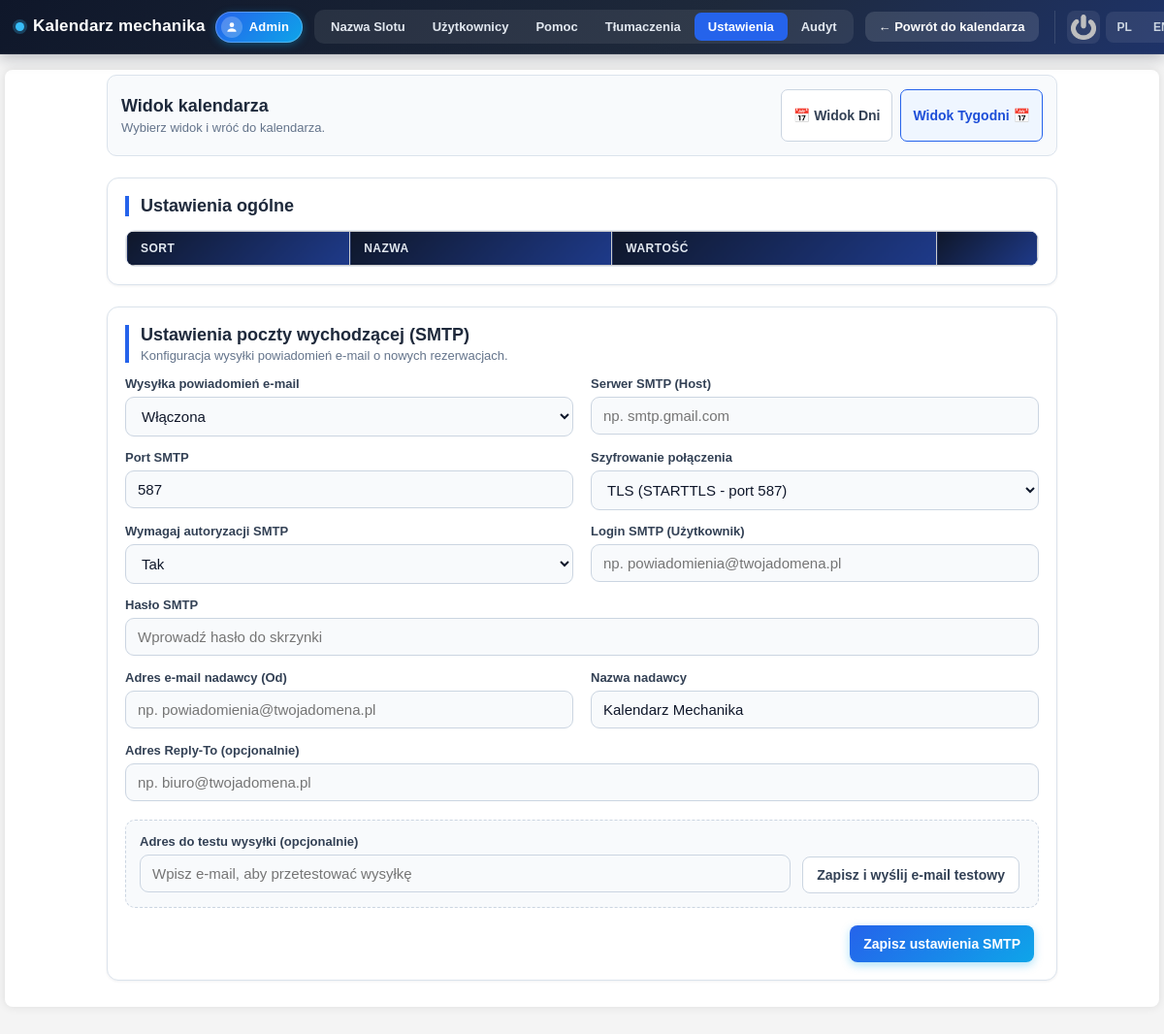
The app's page /settings/index.php (signed in), older data.
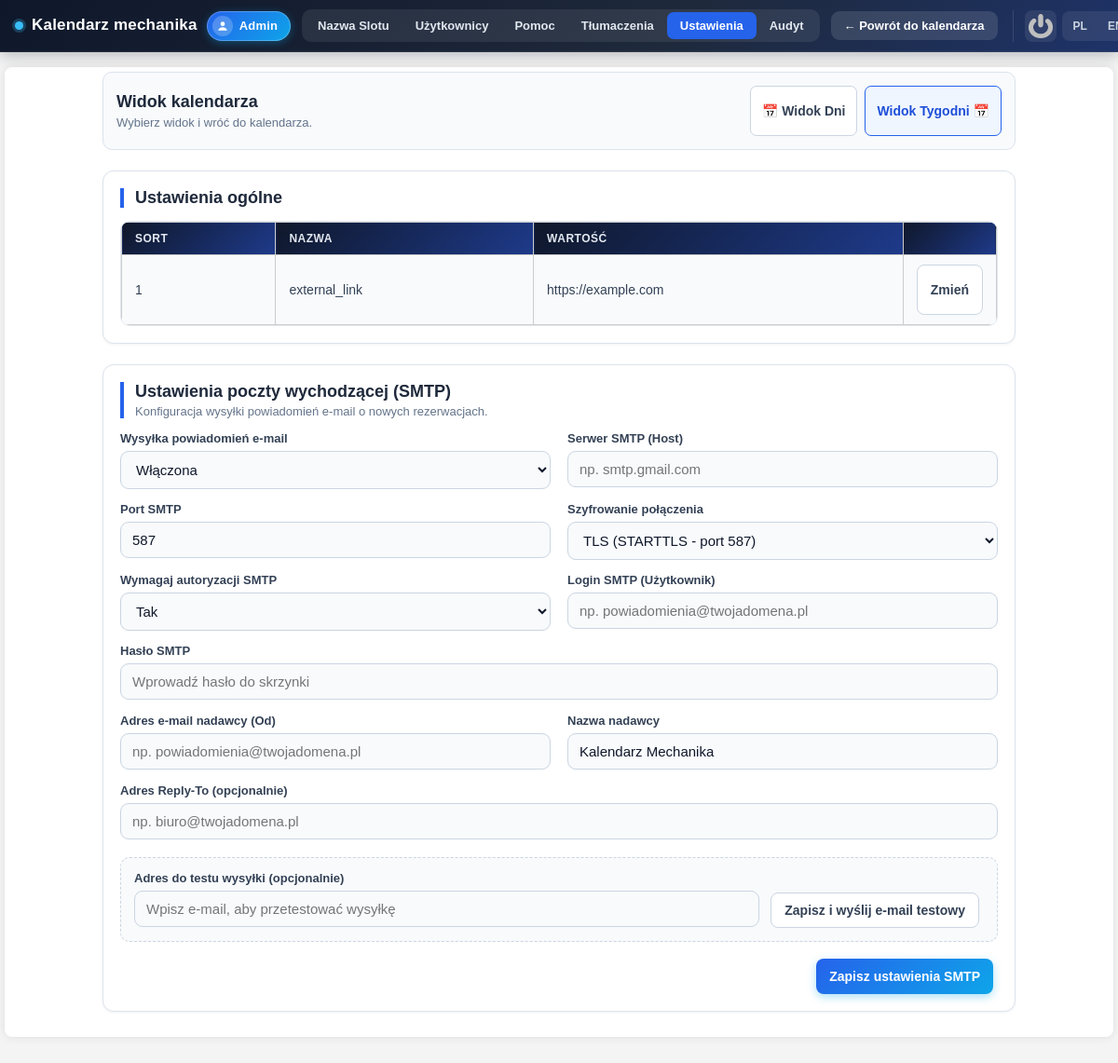
The same page, newer data.
### tables this page shows
CREATE TABLE `settings` (
  `sys_id` int(11) NOT NULL,
  `sys_submiter` varchar(255) NOT NULL,
  `sys_createdate` datetime NOT NULL DEFAULT current_timestamp(),
  `sys_updatedby` varchar(255) NOT NULL,
  `sys_updatedate` datetime NOT NULL DEFAULT '0000-00-00 00:00:00' ON UPDATE current_timestamp(),
  `status` int(11) NOT NULL,
  `setting_number` int(11) NOT NULL,
  `setting_name` varchar(255) NOT NULL,
  `setting_values` varchar(255) NOT NULL,
  `setting_sort` int(11) NOT NULL,
  `setting_locale` varchar(10) NOT NULL
);

### sys-backend/db_connect.php (called while the page is built, shortened)
<?php
$conn = new mysqli($servername, $username, $password, $dbname);
if (!empty($_SESSION['logged_in']) && !empty($_SESSION['user_id'])) {
    $sessStmt = $conn->prepare('SELECT user_login, user_permissions, user_status FROM users WHERE user_id = ?');
    if ($sessStmt) {
        $userName = $_SESSION['name'];
    }
}
?>

### sys-backend/security.php (called while the page is built, shortened)
<?php
function esc($value): string
{
    return htmlspecialchars((string)$value, ENT_QUOTES | ENT_SUBSTITUTE, 'UTF-8');
}

### settings/index.php (shortened to what this page needs)
<?php
require_once __DIR__ . '/../sys-backend/db_connect.php';
$activeTab = $_SESSION['active_tab'] ?? '1';
?>
<!DOCTYPE html PUBLIC "-//W3C//DTD XHTML 1.0 Transitional//EN" "http://www.w3.org/TR/xhtml1/DTD/xhtml1-transitional.dtd">
<html xmlns="http://www.w3.org/1999/xhtml" xml:lang="pl" lang="pl">
<head>
    <link rel="stylesheet" href="../newstyle.css?v=<?php echo filemtime(__DIR__ . '/../newstyle.css'); ?>" />
</head>
<body>
    <?php
    include "../sys-backend/lang.php";
    $languageControls = ob_get_clean();
    ?>
    <div id="header" class="calendar-header">
        <div class="calendar-toolbar">
            <div class="calendar-toolbar-row calendar-toolbar-primary">
                <h3 class="desktop-toolbar-title">
                    <span class="brand-name"><?php echo htmlspecialchars($lang_WebTitle ?? 'Kalendarz', ENT_QUOTES, 'UTF-8'); ?></span>
                    <span class="brand-user"><?php echo htmlspecialchars((string) $userName, ENT_QUOTES, 'UTF-8'); ?></span>
                </h3>
                <div class="tabs desktop-calendar-nav">
                    <div class="tab" data-tab="1"><?php echo esc($lang_slot_name) ?></div>
                    <div class="tab" data-tab="2"><?php echo esc($lang_users) ?></div>
                    <div class="tab" data-tab="3"><?php echo esc($lang_help) ?></div>
                    <div class="tab" data-tab="4"><?php echo esc($lang_slot_translations) ?></div>
                    <div class="tab" data-tab="5"><?php echo esc($lang_settings) ?></div>
                    <div class="tab" data-tab="6">Audyt</div>
                </div>
                <div class="desktop-toolbar-actions">
                    <a href="../table/index.php" class="button desktop-toolbar-external-link" data-tab="0">← <?php echo esc($lang_back) ?></a>
                </div>
                <div class="calendar-header-tools">
                    <?php echo $languageControls; ?>
                </div>
            </div>
        </div>
    </div>
    <div id="wrapper">
        <div id="content">
                <?php include "translations.php"; ?>
            <div id="tab-5" class="tab-content <?php echo ($activeTab === '5') ? 'active' : ''; ?>">
                <?php include "settings.php"; ?>
            </div>
        </div>
    </div>
</body>
</html>

### sys-backend/lang.php (shortened to what this page needs)
<?php
require_once __DIR__ . '/security.php';
$docRoot = realpath($_SERVER['DOCUMENT_ROOT'] ?? '');
$appRoot = realpath(__DIR__ . '/..');
$baseUrl = '';
if ($docRoot && $appRoot && strpos($appRoot, $docRoot) === 0) {
    $baseUrl = str_replace('\\', '/', substr($appRoot, strlen($docRoot)));
    $baseUrl = '/' . trim($baseUrl, '/');
    if ($baseUrl === '/') {
        $baseUrl = '';
    }
}
$logoutUrl = $baseUrl . '/sys-backend/logout.php';
$logoutImg = $baseUrl . '/sys-backend/logout.png';
echo "
<div class=\"header-logout-control\">
<a href=\"{$logoutUrl}\" aria-label=\"Logout\"><img src=\"{$logoutImg}\" height=\"27\" width=\"27\" alt=\"\"/></a></div>
<div class=\"header-language-control\">
<form name=\"lang\" class=\"header-language-form\" action=\"\" method=\"POST\">
        " . csrf_field() . "
        <div><input type=\"submit\" value=\"pl\" name=\"lang\" onclick=\"pl\" />
        <input type=\"submit\" value=\"en\" name=\"lang\" onclick=\"en\" /></div>
    </form>
</div>";
?>

### settings/settings.php (shortened to what this page needs)
<?php
require_once __DIR__ . '/../sys-backend/db_connect.php';
$smtpData = [
    'smtp_enabled'    => 1,
    'smtp_host'       => '',
    'smtp_port'       => 587,
    'smtp_encryption' => 'tls',
    'smtp_auth'       => 1,
    'smtp_username'   => '',
    'smtp_password'   => '',
    'from_email'      => '',
    'from_name'       => 'Kalendarz Mechanika',
    'reply_to_email'  => '',
];
$hasEncryptedPassword = !empty($smtpData['smtp_password']);
$calendarView = $_GET['view'] ?? 'weekly';
$calendarDate = date('Y-m-d');
?>
<div class="settings-page">
<section class="calendar-settings-switch">
    <div>
        <h2>Widok kalendarza</h2>
        <p>Wybierz widok i wróć do kalendarza.</p>
    </div>
    <div class="calendar-settings-options">
        <a href="../table/index.php?view=daily&amp;date=<?php echo rawurlencode($calendarDate); ?>"
            class="calendar-settings-option<?php echo $calendarView === 'daily' ? ' is-active' : ''; ?>"
            <?php echo $calendarView === 'daily' ? 'aria-current="page"' : ''; ?>>
            📅 <?php echo htmlspecialchars($lang_daily_view, ENT_QUOTES, 'UTF-8'); ?>
        </a>
        <a href="../table/index.php?view=weekly&amp;date=<?php echo rawurlencode($calendarDate); ?>"
            class="calendar-settings-option<?php echo $calendarView === 'weekly' ? ' is-active' : ''; ?>"
            <?php echo $calendarView === 'weekly' ? 'aria-current="page"' : ''; ?>>
            <?php echo htmlspecialchars($lang_weekly_view, ENT_QUOTES, 'UTF-8'); ?> 📅
        </a>
    </div>
</section>
<section class="settings-card">
    <div class="settings-card-head">
        <h2>Ustawienia ogólne</h2>
    </div>
    <div class="settings-table-wrap">
        <table class="settings-table">
            <tr>
                <th>Sort</th>
                <th>Nazwa</th>
                <th>Wartość</th>
                <th></th>
            </tr>
            <?php
            $result = $conn->query("
            SELECT *
            FROM settings
            ORDER BY setting_sort ASC
            ");
            if ($result === false) {
                echo "<tr><td colspan='4'>Wystąpił błąd podczas pobierania danych.</td></tr>";
            } else {
                while ($row = $result->fetch_assoc()) {
                    echo "<tr>";
                    echo "<td>" . htmlspecialchars($row['setting_sort']) . "</td>";
                    echo "<td>" . htmlspecialchars($row['setting_name']) . "</td>";
                    echo "<td>" . htmlspecialchars($row['setting_values']) . "</td>";
                    echo "<td class=\"settings-actions\"><a href=\"edit_value.php?id=" . (int)$row['sys_id'] . "\" class=\"settings-btn\">" . htmlspecialchars($lang_change, ENT_QUOTES, 'UTF-8') . "</a></td>";
                    echo "</tr>";
                }
            }
            ?>
        </table>
    </div>
</section>
<section class="settings-card">
    <div class="settings-card-head">
        <h2>Ustawienia poczty wychodzącej (SMTP)</h2>
        <p>Konfiguracja wysyłki powiadomień e-mail o nowych rezerwacjach.</p>
    </div>
    <form method="post" action="backend/update_smtp.php" class="settings-form">
        <div class="settings-grid">
            <div class="settings-field">
                <label for="smtp_enabled">Wysyłka powiadomień e-mail</label>
                <select id="smtp_enabled" name="smtp_enabled">
                    <option value="1" <?php echo ((int)$smtpData['smtp_enabled'] === 1) ? 'selected' : ''; ?>>Włączona</option>
                </select>
            </div>
            <div class="settings-field">
                <label for="smtp_host">Serwer SMTP (Host)</label>
                <input id="smtp_host" type="text" name="smtp_host" value="<?php echo htmlspecialchars($smtpData['smtp_host']); ?>" placeholder="np. smtp.gmail.com" required>
            </div>
            <div class="settings-field">
                <label for="smtp_port">Port SMTP</label>
                <input id="smtp_port" type="number" name="smtp_port" value="<?php echo (int)$smtpData['smtp_port']; ?>" placeholder="587" required>
            </div>
            <div class="settings-field">
                <label for="smtp_encryption">Szyfrowanie połączenia</label>
                <select id="smtp_encryption" name="smtp_encryption">
                    <option value="tls" <?php echo ($smtpData['smtp_encryption'] === 'tls') ? 'selected' : ''; ?>>TLS (STARTTLS - port 587)</option>
                </select>
            </div>
            <div class="settings-field">
                <label for="smtp_auth">Wymagaj autoryzacji SMTP</label>
                <select id="smtp_auth" name="smtp_auth">
                    <option value="1" <?php echo ((int)$smtpData['smtp_auth'] === 1) ? 'selected' : ''; ?>>Tak</option>
                </select>
            </div>
            <div class="settings-field">
                <label for="smtp_username">Login SMTP (Użytkownik)</label>
                <input id="smtp_username" type="text" name="smtp_username" value="<?php echo htmlspecialchars($smtpData['smtp_username']); ?>" placeholder="np. powiadomienia@twojadomena.pl" autocomplete="off">
            </div>
            <div class="settings-field settings-field-wide">
                <label for="smtp_password">Hasło SMTP</label>
                <input id="smtp_password" type="password" name="smtp_password" value="" autocomplete="new-password" placeholder="<?php echo $hasEncryptedPassword ? 'Hasło jest zapisane (wpisz nowe, aby zmienić)' : 'Wprowadź hasło do skrzynki'; ?>">
            </div>
            <div class="settings-field">
                <label for="from_email">Adres e-mail nadawcy (Od)</label>
                <input id="from_email" type="email" name="from_email" value="<?php echo htmlspecialchars($smtpData['from_email']); ?>" placeholder="np. powiadomienia@twojadomena.pl" required>
            </div>
            <div class="settings-field">
                <label for="from_name">Nazwa nadawcy</label>
                <input id="from_name" type="text" name="from_name" value="<?php echo htmlspecialchars($smtpData['from_name']); ?>" placeholder="Kalendarz Mechanika">
            </div>
            <div class="settings-field settings-field-wide">
                <label for="reply_to_email">Adres Reply-To (opcjonalnie)</label>
                <input id="reply_to_email" type="email" name="reply_to_email" value="<?php echo htmlspecialchars((string)$smtpData['reply_to_email']); ?>" placeholder="np. biuro@twojadomena.pl">
            </div>
        </div>
        <div class="settings-test">
            <div class="settings-field">
                <label for="test_email">Adres do testu wysyłki (opcjonalnie)</label>
                <input id="test_email" type="email" name="test_email" value="" placeholder="Wpisz e-mail, aby przetestować wysyłkę">
            </div>
            <button type="submit" name="send_test" value="1" class="settings-btn">Zapisz i wyślij e-mail testowy</button>
        </div>
        <div class="settings-form-actions">
            <button type="submit" class="settings-btn settings-btn-primary">Zapisz ustawienia SMTP</button>
        </div>
    </form>
</section>
</div>

### settings/index.php (style rules this page uses)
.tabs .tab { padding: 7px 14px; cursor: pointer; border-radius: 7px; color: #e2e8f0; font-size: 13px; font-weight: 600; white-space: nowrap; transition: background .15s; }
.tabs .tab.active { background: #2563eb; color: #fff; }
#header.calendar-header + #wrapper { padding-top: 16px; }
.tab-content { display: none; }
.tab-content.active { display: block; }
table { width: 100%; border-collapse: collapse; }

Row changes from the older to the newer data that the page shows:
added settings: setting_sort "1", setting_name "external_link", setting_values "https://example.com"
